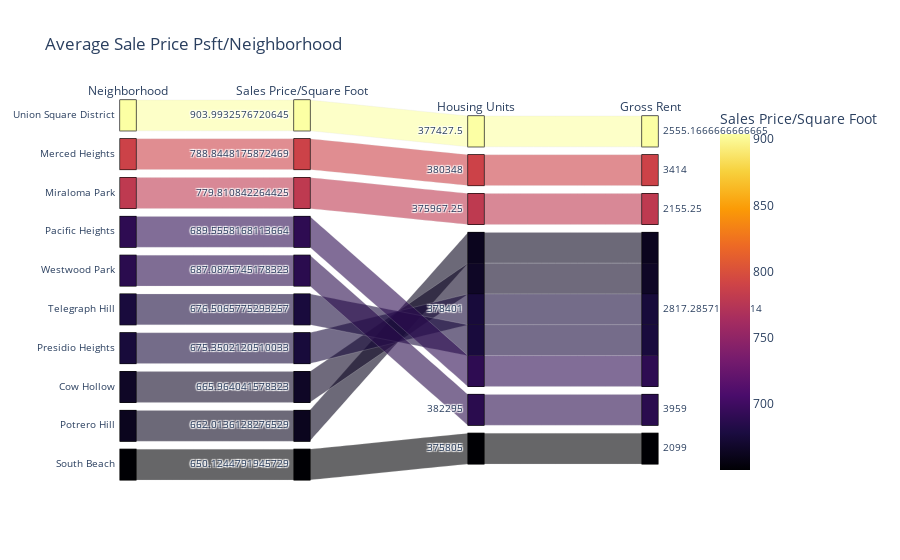

The notebook cell saved with this chart:
### Code cell
# Parallel Categories Plot
px.parallel_categories(
    top_ten,
    color="sale_price_sqr_foot",
    color_continuous_scale=px.colors.sequential.Inferno,
    title='Average Sale Price Psft/Neighborhood',
    labels={
        'neighborhood': "Neighborhood", 
        'sale_price_sqr_foot':'Sales Price/Square Foot',
        'housing_units':'Housing Units',
        'gross_rent':'Gross Rent',
    },
)

### Figure 1 — Plotly figure (JSON) as saved in the notebook; plotly's stock layout.template omitted (floating-point values rounded to 4 significant figures)
{"data": [{"dimensions": [{"label": "Neighborhood", "values": ["Union Square District", "Merced Heights", "Miraloma Park", "Pacific Heights", "Westwood Park", "Telegraph Hill", "Presidio Heights", "Cow Hollow", "Potrero Hill", "South Beach"]}, {"label": "Sales Price/Square Foot", "values": [904.0, 788.8, 779.8, 689.6, 687.1, 676.5, 675.4, 666.0, 662.0, 650.1]}, {"label": "Housing Units", "values": [377400.0, 380348, 376000.0, 378401, 382295, 378401, 378401, 378401, 378401, 375805]}, {"label": "Gross Rent", "values": [2555.0, 3414, 2155.0, 2817.0, 3959, 2817.0, 2817.0, 2817.0, 2817.0, 2099]}], "domain": {"x": [0, 1], "y": [0, 1]}, "line": {"color": [904.0, 788.8, 779.8, 689.6, 687.1, 676.5, 675.4, 666.0, 662.0, 650.1], "coloraxis": "coloraxis"}, "name": "", "type": "parcats"}], "layout": {"autosize": true, "coloraxis": {"colorbar": {"title": {"text": "Sales Price/Square Foot"}}, "colorscale": [[0, "#000004"], [0.1111, "#1b0c41"], [0.2222, "#4a0c6b"], [0.3333, "#781c6d"], [0.4444, "#a52c60"], [0.5556, "#cf4446"], [0.6667, "#ed6925"], [0.7778, "#fb9b06"], [0.8889, "#f7d13d"], [1, "#fcffa4"]]}, "legend": {"tracegroupgap": 0}, "title": {"text": "Average Sale Price Psft/Neighborhood"}}}
